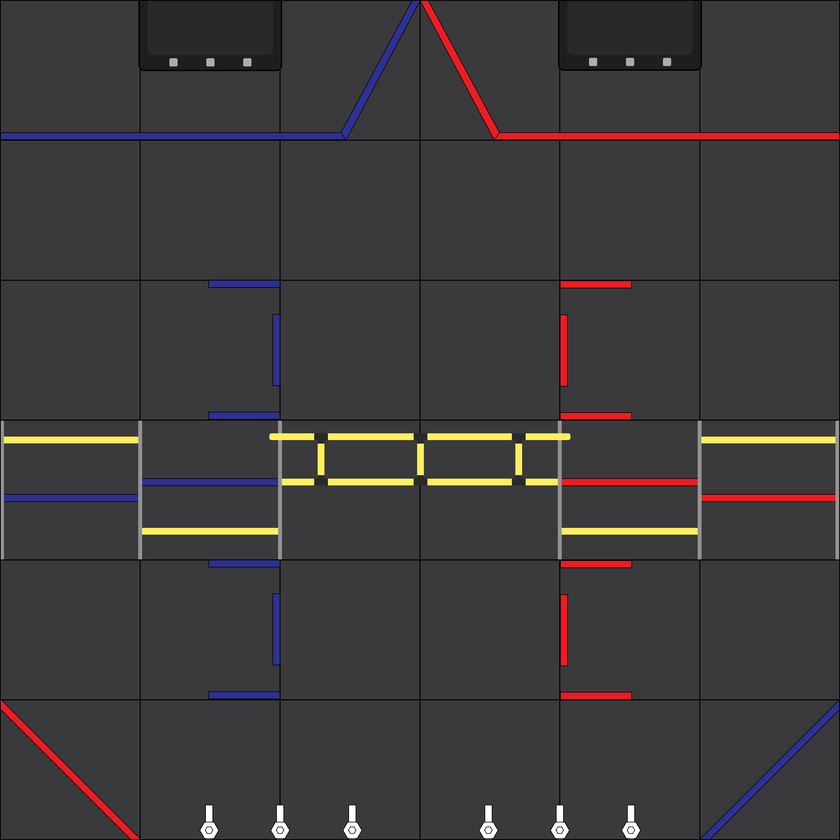
#> input picture pathPlanner/centerstage.png, 840 x 840 px, shrunk from 4096 x 4096 before the run
$ python PathingV2Demo.py
#> lines starting #> are read from the running program, lines starting #| are printed output that depends on the picture
# Copyright (C) Marcus Kauffman 2023-Present

# This work would not have been possible without the work of many
# contributors, most notably Colin Montigel. See ACKNOWLEDGEMENT.md for
# more details.

# This file is part of Quail.

# Quail is free software: you can redistribute it and/or modify it under
# the terms of the GNU General Public License as published by the Free
# Software Foundation, version 3.

# Quail is distributed in the hope that it will be useful, but WITHOUT
# ANY WARRANTY; without even the implied warranty of MERCHANTABILITY or
# FITNESS FOR A PARTICULAR PURPOSE. See the GNU General Public License
# for more details.

# You should have received a copy of the GNU General Public License
# along with Quail. If not, see <https://www.gnu.org/licenses/>.

from math import sqrt
import random
import math

import matplotlib.pyplot as plt

# PATH = [(-36, 12), (-12,-12), (12, 12), (36,-12)]
PATH = [(-36, 48), (-24,36), (-12, 0), (-12,-52), (0, -52), (0, 0), (12, 0), (12, 36), (24, 48), (36, 48)]
START_POSE = (-36, 48, 0)

# Simulation Constants
LOOPTIME = 0.02  # seconds
LOOPTIME_DEVIATION = 0.0  # seconds

MAX_VELOCITY = 62  # your unit per second
MAX_ACCELERATION = 25  # your unit per second squared
MAX_ANGULAR_VELOCITY = 1.0  # rad/s
MAX_ANGULAR_ACCELERATION = 1.0  # rad/s^2
CRUISE_VELOCITY = 30 # your unit per second
ONE_FRAME_ACCEL = MAX_ACCELERATION * LOOPTIME

PRECISION_RADIUS = 3 # your unit
SLOW_DOWN_RADIUS =  CRUISE_VELOCITY / ONE_FRAME_ACCEL # your unit
LOOKAHEAD = 0.0 # WARNING: BETA. YMMV

SLOW_DOWN_TURN = True

USE_SPLINE = False
SPLINE_RESOLUTION = 20

ANIMATE = True

SHOW_ACCEL_VELO_GRAPH = False
SHOW_GRID = True
GRID_INCREMENT = 24 # your unit

FIELD_IMAGE = "./centerstage.png"
FIELD_WIDTH = 144 # your unit
FIELD_LENGTH = 144 # your unit

class Pose2d:
    def __init__(self, x, y, theta):
        self.x = x
        self.y = y
        self.theta = theta

    def distance(self, other):
        return ((self.x - other.x) ** 2 + (
                self.y - other.y) ** 2) ** 0.5

    def __sub__(self, other):
        return Pose2d(self.x - other.x, self.y - other.y,
                      self.theta - other.theta)

    def __add__(self, other):
        return Pose2d(self.x + other.x, self.y + other.y,
                      self.theta + other.theta)

    def __mul__(self, other):
        return Pose2d(self.x * other, self.y * other,
                      self.theta * other)

    def __truediv__(self, other):
        return Pose2d(self.x / other, self.y / other,
                      self.theta / other)

    def length(self):
        return (self.x ** 2 + self.y ** 2 + self.theta ** 2) ** 0.5

    def __str__(self):
        return "x: " + str(self.x) + ", y: " + str(
            self.y) + ", theta: " + str(self.theta)
    def dot(self, other): # WARNING: BOTH POSE2DS ARE TREATES AS VECTORS WITH ORIGIN (0,0)
        return self.x * other.x + self.y * other.y

    def anglesimilarity(self, other):
        # need to get cosine squared of half the angle between the two vectors
        cos = (self.dot(other)/(self.length() * other.length()))
        return (1 + cos) / 2

def lerp(a, b, t):
    return a + (b - a) * t

# https://stackoverflow.com/a/1084899/13224997
def circle_intersect_line(pose, x1, y1, x2, y2):
    d = (x2 - x1, y2 - y1)
    f = (x1 - pose.x, y1 - pose.y)

    a = d[0] ** 2 + d[1] ** 2
    if a == 0:
        return False
    b = 2 * (f[0] * d[0] + f[1] * d[1])
    c = (f[0] ** 2) + (f[1] ** 2) - (PRECISION_RADIUS ** 2)

    discriminant = (b ** 2) - (4 * a * c)
    if discriminant < 0:
        return False
    else:
        discriminant = discriminant ** 0.5
        t1 = (-b - discriminant) / (2 * a)
        t2 = (-b + discriminant) / (2 * a)

        return (0 <= t1 <= 1 and 0 <= t2 <= 1)


class Waypoint(Pose2d):
    def __init__(self, x, y, theta):
        super().__init__(x, y, theta)

    def is_hit(self, robotPose, oldRobotPose):
        if self.distance(robotPose) < PRECISION_RADIUS:
            return True
        elif (oldRobotPose.distance(robotPose) > self.distance(
                robotPose)):
            return circle_intersect_line(self, robotPose.x, robotPose.y,
                                  oldRobotPose.x, oldRobotPose.y)

    def __str__(self):
        return super().__str__()


class RobotPose(Pose2d):
    def __init__(self, x, y, theta):
        super().__init__(x, y, theta)

    def __str__(self):
        return super().__str__() + ", velocity: "\
            + ", angularVelocity: "


if __name__ == "__main__":
    INITIAL_POSE = RobotPose(START_POSE[0], START_POSE[1], START_POSE[2])
    ipoints = PATH
    splinex = [point[0] for point in ipoints]
    spliney = [point[1] for point in ipoints]
    import numpy as np

    half_width = FIELD_WIDTH/2
    half_length = FIELD_LENGTH/2

    plt.style.use('dark_background')
    if ANIMATE:
        h1 = plt.plot([], [], 'rx-')
        plt.xlim(-half_width, half_width)
        plt.ylim(-half_length, half_length)
        if SHOW_GRID:
            plt.grid(True)
        def update_line(hl, new_data):
            hl.set_xdata(np.append(hl.get_xdata(), new_data[0]))
            hl.set_ydata(np.append(hl.get_ydata(), new_data[1]))
            plt.draw()
            plt.pause(0.01)
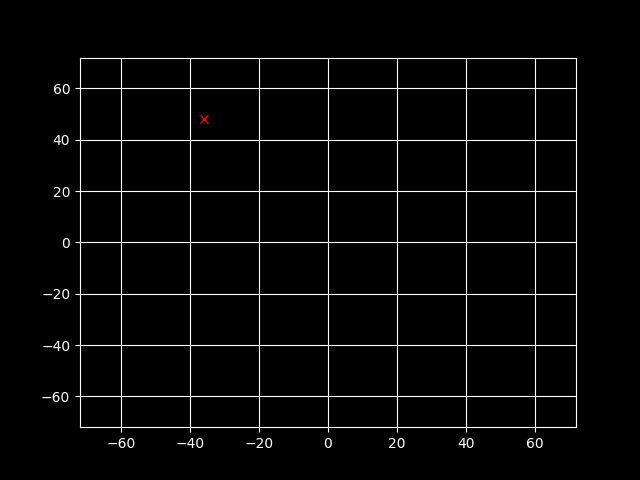
#> figure drawn by matplotlib, 1 panel

    import cubicSpline
    if USE_SPLINE:
        splinex, spliney = cubicSpline.interpolate_xy(splinex, spliney, SPLINE_RESOLUTION)
    points = list(zip(splinex, spliney))
    print(points)

    WAYPOINTS = [Waypoint(point[0], point[1], 0) for point in points]
    PreviousWaypoint = Waypoint(INITIAL_POSE.x, INITIAL_POSE.y, 0)
    robotPose = INITIAL_POSE
    robotPoseHistory = [robotPose]

    velocities = []
    accelerations = []

    def loop():
        global LOOPTIME
        global PreviousWaypoint
        drift_looptime = LOOPTIME + random.uniform(-LOOPTIME_DEVIATION,
                                                   LOOPTIME_DEVIATION)
        global robotPose
        global robotPoseHistory
        if WAYPOINTS[0].is_hit(robotPose, robotPoseHistory[-1]):
            PreviousWaypoint = WAYPOINTS[0]
            WAYPOINTS.pop(0)
        if len(WAYPOINTS) == 0:
            return False
        vel = robotPose - robotPoseHistory[-1]
        vel /= LOOPTIME

        robotPoseHistory.append(robotPose)

        vec_next_wpt = WAYPOINTS[0] - robotPose

        if len(WAYPOINTS) > 1:
            vec_second_wpt = WAYPOINTS[1] - WAYPOINTS[0]
        else:
            vec_second_wpt = vec_next_wpt

        t = 1 - (vec_next_wpt.length() / PreviousWaypoint.distance(WAYPOINTS[0]))
        v = 1 + (LOOKAHEAD * t * ((1-t) ** 4))
        desiredvel = (vec_next_wpt * v) + (vec_second_wpt * (1-v))

        if robotPose.distance(WAYPOINTS[-1]) >= SLOW_DOWN_RADIUS:
            desiredvel /= desiredvel.length()
            desiredvel *= CRUISE_VELOCITY

        else:
            desiredvel /= desiredvel.length()
            desiredvel *= lerp(CRUISE_VELOCITY, ONE_FRAME_ACCEL, 1-(robotPose.distance(WAYPOINTS[-1]) / (SLOW_DOWN_RADIUS-PRECISION_RADIUS)))

        # slow down on corners
        if (SLOW_DOWN_TURN and (len(WAYPOINTS) > 1)):
            if robotPose.distance(WAYPOINTS[0]) <= SLOW_DOWN_RADIUS:
                anglediff = vec_next_wpt.anglesimilarity(vec_second_wpt)
                desiredvel /= desiredvel.length()
                desiredvel *= lerp(CRUISE_VELOCITY, (anglediff*CRUISE_VELOCITY)+ONE_FRAME_ACCEL, 1-(robotPose.distance(WAYPOINTS[0]) / (SLOW_DOWN_RADIUS-PRECISION_RADIUS)))
                print(anglediff, 1-(robotPose.distance(WAYPOINTS[0]) / SLOW_DOWN_RADIUS)**2, desiredvel.length())

        if desiredvel.length() > MAX_VELOCITY:
            desiredvel /= desiredvel.length()
            desiredvel *= MAX_VELOCITY

        accel = (desiredvel - vel) / LOOPTIME
        if accel.length() > MAX_ACCELERATION:
            accel /= accel.length()
            accel *= MAX_ACCELERATION

        accelerations.append(accel.length())

        robotPose.velocity = vel + (accel * LOOPTIME)
        velocities.append(robotPose.velocity.length())
        robotPose += robotPose.velocity * drift_looptime
        if ANIMATE:
            update_line(h1[0], (robotPose.x, robotPose.y))
        return True

    import time
    start = time.perf_counter()
    while loop():
        pass
    end = time.perf_counter()
    print("time", end - start, "s, average time", 1000 * (end - start) / len(robotPoseHistory), "ms")


    x = []
    y = []
    for pose in robotPoseHistory:
        x.append(pose.x)
        y.append(pose.y)

    print("simulated time: ", len(robotPoseHistory) * LOOPTIME, "s")

    total_dist = 0
    for i in range(1, len(robotPoseHistory)):
        distance = sqrt((robotPoseHistory[i].x - robotPoseHistory[i-1].x)**2 +
                        (robotPoseHistory[i].y - robotPoseHistory[i-1].y)**2)
        total_dist += distance

    print("Total distance: ", total_dist)

    if SHOW_ACCEL_VELO_GRAPH:
        times = [i * LOOPTIME for i in range(len(velocities))]

        plt.subplot(2, 1, 1)
        plt.plot(times, velocities, 'g-', label="Velocity", color="lime")
        plt.plot(times, accelerations, 'r-', label="Acceleration")
        plt.title("Acceleration and Velocity vs Time")
        plt.xlabel("Time (s)")
        plt.legend()
        plt.grid(SHOW_GRID)
        plt.subplot(2, 1, 2)

    plt.ylim(-half_length, half_length)
    plt.xlim(-half_width, half_width)
    plt.imshow(plt.imread("./centerstage.png"), extent=[-half_length, half_length, -half_width, half_width])
    plt.plot([point[0] for point in ipoints],
             [point[1] for point in ipoints], 'bx-',
             color="fuchsia", label="Point to Point/Direct")
    plt.plot([point[0] for point in points],
             [point[1] for point in points], 'rx-',
             label="Spline")
    plt.plot(x, y, 'r-', color="lime", label="Loop Point/Predicted Localized Point")
    plt.title("Path")
    plt.legend()
    plt.ylabel("Y")
    plt.xlabel("X")
    plt.grid(SHOW_GRID, which="both", axis="both", linestyle="-", linewidth=0.5)
    plt.xticks(np.arange(-half_length, half_length + 1, GRID_INCREMENT))
    plt.yticks(np.arange(-half_width, half_width + 1, GRID_INCREMENT))

    plt.text(-half_width, half_length * 1.1,
             "Simulated time: " + str(round(len(robotPoseHistory) * LOOPTIME, 2)) + "s\nTotal distance: " + str(round(total_dist, 2)) + " units",
             horizontalalignment='center',
             verticalalignment='center',
             bbox=dict(facecolor='white', alpha=0.5)
             )

    plt.pause(0.01)
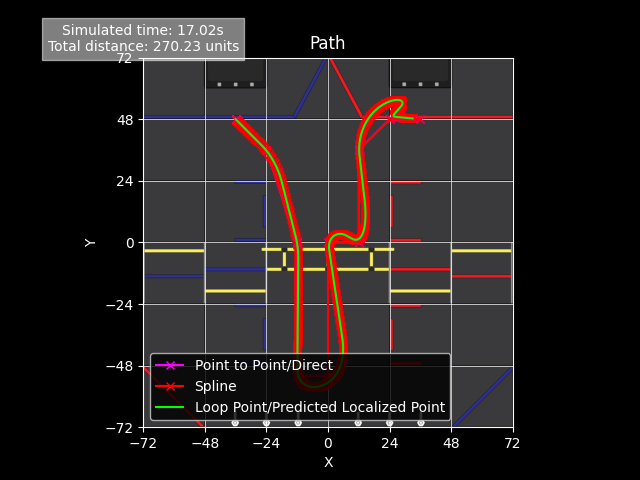
#> figure drawn by matplotlib, 1 panel
    plt.show()
